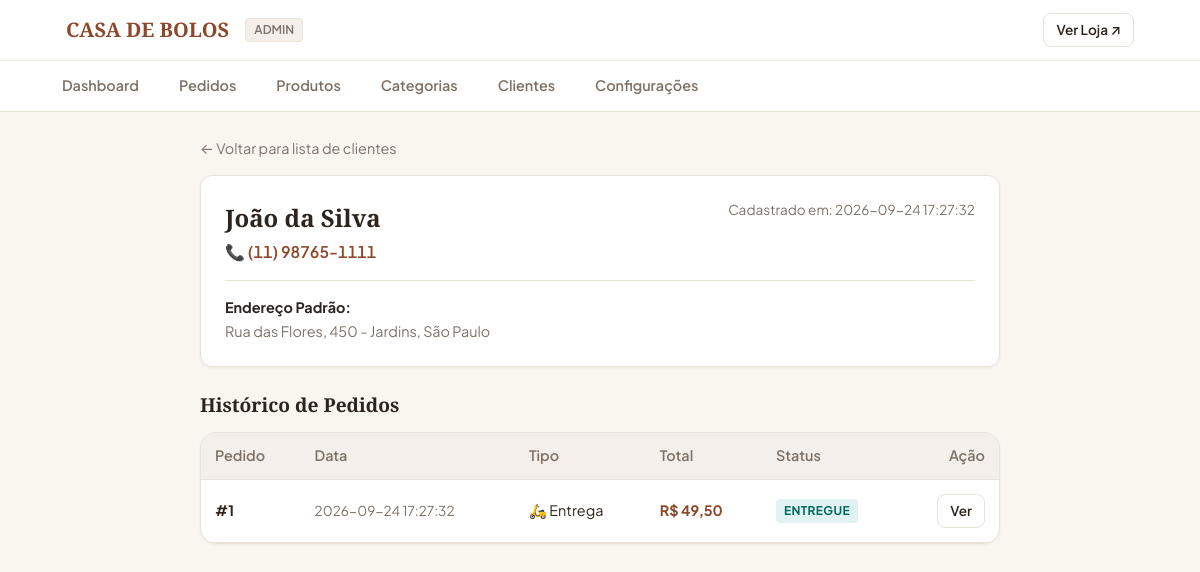
The app's page /admin/clientes/1 with its own data.
### tables this page shows
CREATE TABLE clientes (
            id INTEGER PRIMARY KEY AUTOINCREMENT,
            nome TEXT NOT NULL,
            telefone TEXT UNIQUE NOT NULL,
            endereco TEXT,
            numero TEXT,
            complemento TEXT,
            bairro TEXT,
            cidade TEXT,
            created_at TIMESTAMP DEFAULT CURRENT_TIMESTAMP,
            updated_at TIMESTAMP DEFAULT CURRENT_TIMESTAMP
        );

CREATE TABLE pedidos (
            id INTEGER PRIMARY KEY AUTOINCREMENT,
            cliente_id INTEGER NOT NULL,
            tipo_entrega TEXT NOT NULL, -- 'retirada' ou 'entrega'
            status TEXT NOT NULL,       -- 'NOVO', 'CONFIRMADO', 'EM PREPARO', etc.
            subtotal REAL NOT NULL,
            taxa_entrega REAL DEFAULT 0.0,
            total REAL NOT NULL,
            observacao TEXT,
            endereco_entrega TEXT,
            created_at TIMESTAMP DEFAULT CURRENT_TIMESTAMP,
            updated_at TIMESTAMP DEFAULT CURRENT_TIMESTAMP,
            FOREIGN KEY (cliente_id) REFERENCES clientes(id)
        );

### routes/admin.py (the view)
@admin_bp.route('/clientes/<int:cliente_id>')
def cliente_detalhe(cliente_id):
    cliente = ClienteService.obter_por_id(cliente_id)
    if not cliente:
        flash('Cliente não encontrado.', 'warning')
        return redirect(url_for('admin.clientes'))
    pedidos_cliente = PedidoModel.list_by_cliente(cliente_id)
    return render_template('admin/cliente_detalhe.html', cliente=cliente, pedidos=pedidos_cliente)

### app.py (called while the page is built)
def create_app():
    app = Flask(__name__)
    app.config.from_object(Config)
    with app.app_context():
        init_db()
    app.register_blueprint(cliente_bp)
    app.register_blueprint(catalogo_bp)
    app.register_blueprint(pedido_bp)
    app.register_blueprint(admin_bp)
    @app.template_filter('moeda')
    def formatar_moeda(valor):
        try:
            return f"R$ {float(valor):,.2f}".replace(',', 'X').replace('.', ',').replace('X', '.')
        except (ValueError, TypeError):
            return "R$ 0,00"
    @app.context_processor
    def inject_global_data():
        from services.pedido_service import PedidoService
        return {
            'loja_nome': Config.STORE_NAME,
            'loja_telefone': Config.STORE_PHONE,
            'loja_endereco': Config.STORE_ADDRESS,
            'taxa_entrega_padrao': PedidoService.get_taxa_entrega()
        }
    return app

### database.py (called while the page is built)
def get_db_connection():
    os.makedirs(os.path.dirname(Config.DATABASE), exist_ok=True)
    conn = sqlite3.connect(Config.DATABASE)
    conn.row_factory = sqlite3.Row
    conn.execute("PRAGMA foreign_keys = ON")
    return conn

### models/cliente.py (called while the page is built)
    @staticmethod
    def get_by_id(cliente_id):
        conn = get_db_connection()
        cursor = conn.cursor()
        cursor.execute("SELECT * FROM clientes WHERE id = ?", (cliente_id,))
        cliente = cursor.fetchone()
        conn.close()
        return dict(cliente) if cliente else None

### models/pedido.py (called while the page is built)
    @staticmethod
    def list_by_cliente(cliente_id):
        conn = get_db_connection()
        cursor = conn.cursor()
        cursor.execute('''
            SELECT p.*, (SELECT COUNT(*) FROM pedido_itens WHERE pedido_id = p.id) as total_itens
            FROM pedidos p
            WHERE p.cliente_id = ?
            ORDER BY p.id DESC
        ''', (cliente_id,))
        pedidos = [dict(row) for row in cursor.fetchall()]
        conn.close()
        return pedidos

### services/cliente_service.py (called while the page is built)
    @staticmethod
    def obter_por_id(cliente_id):
        return ClienteModel.get_by_id(cliente_id)

### services/pedido_service.py (called while the page is built)
    @staticmethod
    def get_taxa_entrega():
        conn = get_db_connection()
        cursor = conn.cursor()
        cursor.execute("SELECT valor FROM configuracoes WHERE chave = 'taxa_entrega'")
        row = cursor.fetchone()
        conn.close()
        return float(row['valor']) if row else 7.50

### templates/admin/cliente_detalhe.html (shortened to what this page needs)
{% extends 'admin/base_admin.html' %}
{% block content %}
<div style="max-width: 800px; margin: 0 auto;">
  <a href="{{ url_for('admin.clientes') }}" style="display: inline-flex; align-items: center; gap: 6px; font-size: 0.9rem; color: var(--muted); margin-bottom: 16px;">
    ← Voltar para lista de clientes
  </a>
  <div style="background: var(--surface); border: 1px solid var(--border); border-radius: var(--radius); padding: 24px; margin-bottom: 24px; box-shadow: var(--shadow-sm);">
    <div style="display: flex; justify-content: space-between; align-items: flex-start; flex-wrap: wrap; gap: 12px;">
      <div>
        <h1 style="font-size: 1.5rem; margin-bottom: 4px;">{{ cliente.nome }}</h1>
        <p style="font-size: 1rem; color: var(--primary); font-weight: 600; font-variant-numeric: tabular-nums;">
          📞 {{ cliente.telefone }}
        </p>
      </div>
      <div style="font-size: 0.85rem; color: var(--muted); text-align: right;">
        Cadastrado em: {{ cliente.created_at }}
      </div>
    </div>
    <div style="margin-top: 16px; padding-top: 16px; border-top: 1px solid var(--border); font-size: 0.9rem;">
      <strong>Endereço Padrão:</strong>
      <p style="color: var(--muted); margin-top: 2px;">
        {% if cliente.endereco %}
          {{ cliente.endereco }}, {{ cliente.numero }} {% if cliente.complemento %}({{ cliente.complemento }}){% endif %} - {{ cliente.bairro }}, {{ cliente.cidade }}
        {% else %}
          Nenhum endereço salvo.
        {% endif %}
      </p>
    </div>
  </div>
  <h2 style="font-size: 1.2rem; margin-bottom: 12px;">Histórico de Pedidos</h2>
  <div style="background: var(--surface); border: 1px solid var(--border); border-radius: var(--radius-lg); overflow: hidden; box-shadow: var(--shadow-sm);">
    <table class="data-table">
      <thead>
        <tr>
          <th>Pedido</th>
          <th>Data</th>
          <th>Tipo</th>
          <th>Total</th>
          <th>Status</th>
          <th style="text-align: right;">Ação</th>
        </tr>
      </thead>
      <tbody>
        {% for p in pedidos %}
          <tr>
            <td><strong>#{{ p.id }}</strong></td>
            <td style="font-size: 0.85rem; color: var(--muted);">{{ p.created_at }}</td>
            <td>{% if p.tipo_entrega == 'entrega' %}🛵 Entrega{% else %}🏪 Retirada{% endif %}</td>
            <td style="font-weight: 700; color: var(--primary);">{{ p.total|moeda }}</td>
            <td>
              <span class="badge-status status-{{ p.status.replace(' ', '-') }}">
                {{ p.status }}
              </span>
            </td>
            <td style="text-align: right;">
              <a href="{{ url_for('admin.pedido_detalhe', pedido_id=p.id) }}" class="btn btn-outline btn-sm">
                Ver
              </a>
            </td>
          </tr>
        {% else %}
          <tr>
            <td colspan="6" style="text-align: center; padding: 32px; color: var(--muted);">
              Este cliente ainda não realizou pedidos.
            </td>
          </tr>
        {% endfor %}
      </tbody>
    </table>
  </div>
</div>
{% endblock %}

### static/css/style.css (style rules this page uses)
:root { --background: #FAF7F2; --surface: #FFFFFF; --surface-alt: #F4EFEB; --text: #2D241E; --muted: #7E7267; --primary: #8C482A; --primary-hover: #73371D; --primary-light: #F7EFEA; --accent: #D48C46; --border: #E8E2D9; --border-focus: #8C482A; --success: #2E7D32; --warning: #ED6C02; --danger: #D32F2F; --radius: 12px; --radius-sm: 8px; --radius-lg: 16px; --shadow-sm: 0 1px 3px rgba(45, 36, 30, 0.05); --shadow-md: 0 4px 12px rgba(45, 36, 30, 0.08); --font-serif: 'Playfair Display', Georgia, serif; --font-sans: 'Plus Jakarta Sans', system-ui, -apple-system, sans-serif; }
* { box-sizing: border-box; margin: 0; padding: 0; }
body { background-color: var(--background); color: var(--text); font-family: var(--font-sans); line-height: 1.5; -webkit-font-smoothing: antialiased; }
h1, h2, h3, .brand-font { font-family: var(--font-serif); font-weight: 600; color: var(--text); }
a { color: inherit; text-decoration: none; }
.btn { display: inline-flex; align-items: center; justify-content: center; gap: 8px; padding: 12px 20px; font-size: 0.95rem; font-weight: 600; border-radius: var(--radius); border: 1px solid transparent; cursor: pointer; transition: all 0.15s ease-in-out; text-align: center; white-space: nowrap; }
.btn-outline { background-color: transparent; border-color: var(--border); color: var(--text); }
.btn-sm { padding: 6px 12px; font-size: 0.85rem; border-radius: var(--radius-sm); }

### templates/admin/base_admin.html (style rules this page uses)
.badge-status { display: inline-block; padding: 3px 8px; border-radius: 4px; font-size: 0.75rem; font-weight: 700; text-transform: uppercase; letter-spacing: 0.03em; }
.status-ENTREGUE, .status-RETIRADO { background: #E0F2F1; color: #00695C; }
.data-table { width: 100%; border-collapse: collapse; font-size: 0.9rem; text-align: left; }
.data-table th { padding: 12px 14px; background: var(--surface-alt); font-weight: 600; color: var(--muted); border-bottom: 1px solid var(--border); }
.data-table td { padding: 14px; border-bottom: 1px solid var(--border); vertical-align: middle; }

### records on screen
clientes: nome "João da Silva", telefone "(11) 98765-1111", created_at "2026-09-24 17:27:32", endereco "Rua das Flores", numero "450", bairro "Jardins", cidade "São Paulo"
pedidos: id "1", created_at "2026-09-24 17:27:32", tipo_entrega "🛵 Entrega", total|moeda "R$ 49,50", status "ENTREGUE"
